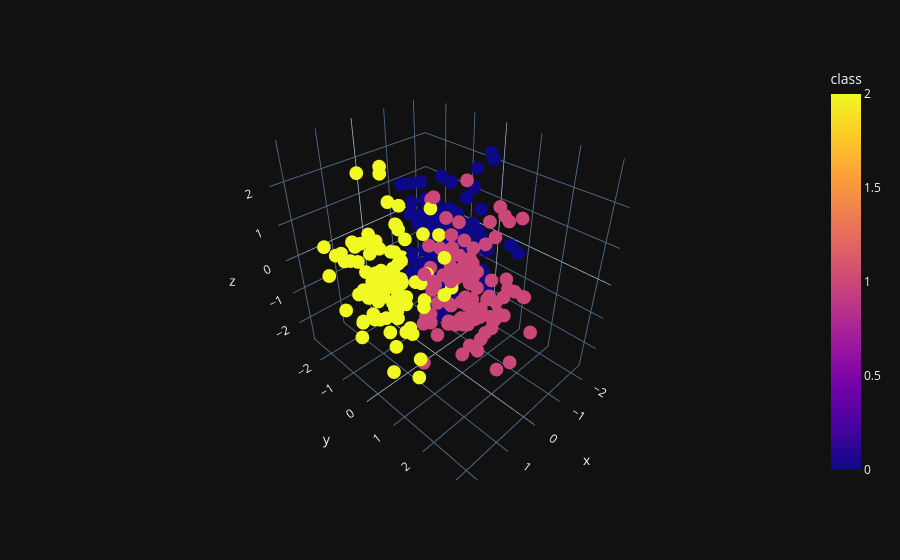
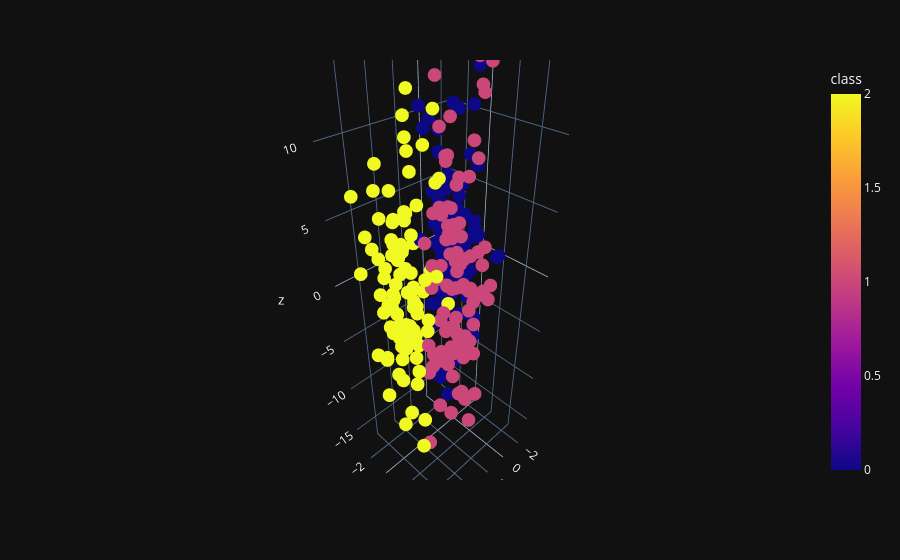

Notebook source saved alongside these figures, in order:
### Markdown cell above
Secondary question: what if we don't standardize the data and plot it as it is?

### Code cell
df = pd.DataFrame(X, columns=["x","y","z"])
df["class"] = y

fig = px.scatter_3d(df, x="x", y="y", z="z", color="class")
fig.show()

fig = px.scatter_3d(data, x="x", y="y", z="z", color="class")
fig.show()

### Figure 1 — Plotly figure (JSON) as saved in the notebook; plotly's stock layout.template omitted (floating-point values rounded to 4 significant figures; data arrays with more than 128 entries replaced by an {"elided": "..."} marker saying what was removed)
{"data": [{"hovertemplate": "x=%{x}<br>y=%{y}<br>z=%{z}<br>class=%{marker.color}<extra></extra>", "legendgroup": "", "marker": {"color": {"elided": "300 int values"}, "coloraxis": "coloraxis", "symbol": "circle"}, "mode": "markers", "name": "", "scene": "scene", "showlegend": false, "x": {"elided": "300 float values"}, "y": {"elided": "300 float values"}, "z": {"elided": "300 float values"}, "type": "scatter3d"}], "layout": {"scene": {"domain": {"x": [0, 1], "y": [0, 1]}, "xaxis": {"title": {"text": "x"}}, "yaxis": {"title": {"text": "y"}}, "zaxis": {"title": {"text": "z"}}}, "coloraxis": {"colorbar": {"title": {"text": "class"}}, "colorscale": [[0, "#0d0887"], [0.1111, "#46039f"], [0.2222, "#7201a8"], [0.3333, "#9c179e"], [0.4444, "#bd3786"], [0.5556, "#d8576b"], [0.6667, "#ed7953"], [0.7778, "#fb9f3a"], [0.8889, "#fdca26"], [1, "#f0f921"]]}, "legend": {"tracegroupgap": 0}, "margin": {"t": 60}}}

### Figure 2 — Plotly figure (JSON) as saved in the notebook; plotly's stock layout.template omitted (floating-point values rounded to 4 significant figures; data arrays with more than 128 entries replaced by an {"elided": "..."} marker saying what was removed)
{"data": [{"hovertemplate": "x=%{x}<br>y=%{y}<br>z=%{z}<br>class=%{marker.color}<extra></extra>", "legendgroup": "", "marker": {"color": {"elided": "300 int values"}, "coloraxis": "coloraxis", "symbol": "circle"}, "mode": "markers", "name": "", "scene": "scene", "showlegend": false, "x": {"elided": "300 float values"}, "y": {"elided": "300 float values"}, "z": {"elided": "300 float values"}, "type": "scatter3d"}], "layout": {"scene": {"domain": {"x": [0, 1], "y": [0, 1]}, "xaxis": {"title": {"text": "x"}}, "yaxis": {"title": {"text": "y"}}, "zaxis": {"title": {"text": "z"}}}, "coloraxis": {"colorbar": {"title": {"text": "class"}}, "colorscale": [[0, "#0d0887"], [0.1111, "#46039f"], [0.2222, "#7201a8"], [0.3333, "#9c179e"], [0.4444, "#bd3786"], [0.5556, "#d8576b"], [0.6667, "#ed7953"], [0.7778, "#fb9f3a"], [0.8889, "#fdca26"], [1, "#f0f921"]]}, "legend": {"tracegroupgap": 0}, "margin": {"t": 60}}}
